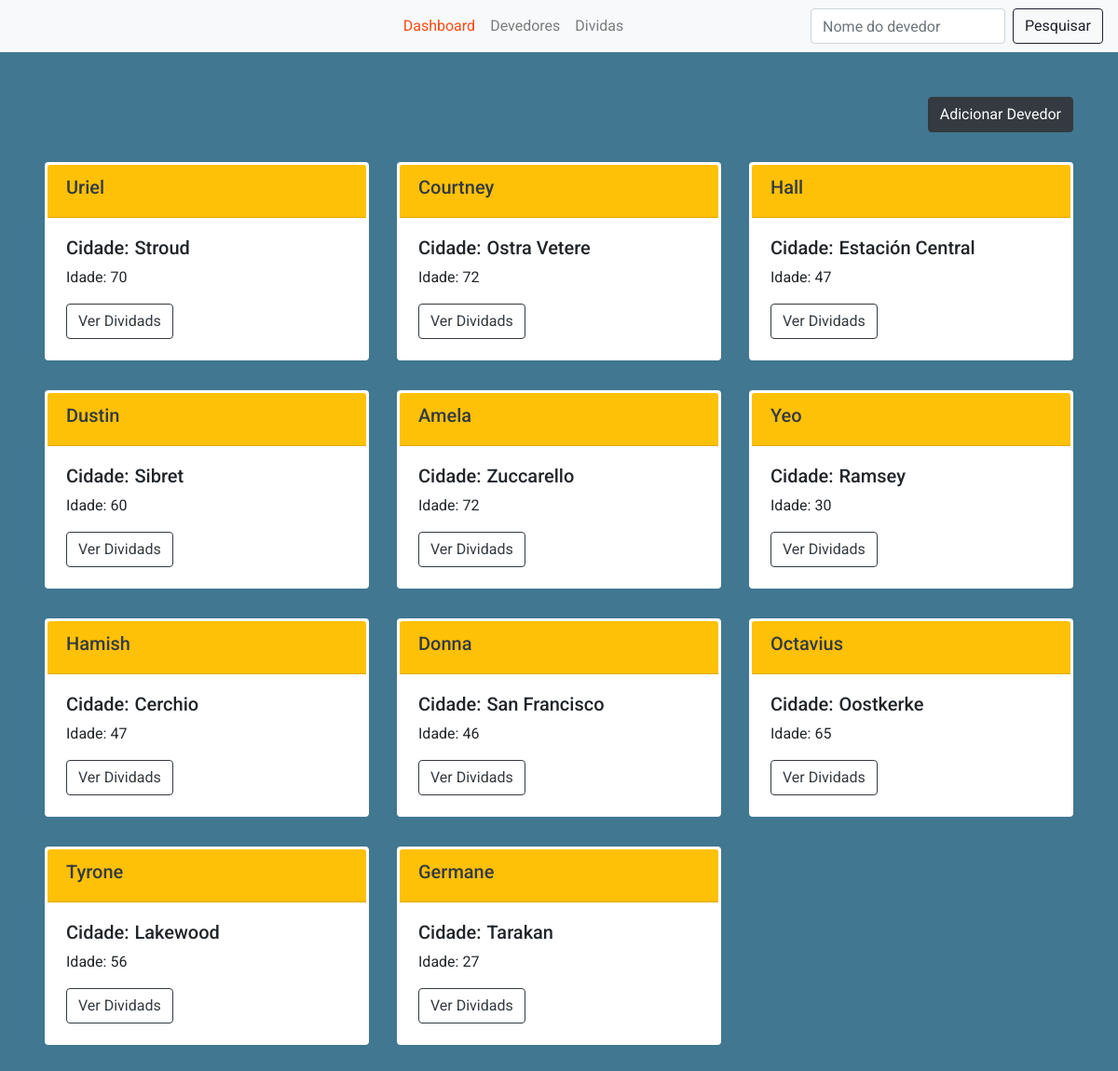
Screenshot of /devedores with the database file from the repository.
### tables this page shows
CREATE TABLE IF NOT EXISTS `devedores` (
  `cpf_cnpj` BIGINT(15) NOT NULL,
  `nome` VARCHAR(60) NOT NULL,
  `nascimento` DATE NOT NULL,
  `endereco` VARCHAR(200) NOT NULL,
  `cep` VARCHAR(10) NULL,
  `cidade` VARCHAR(45) NULL,
  PRIMARY KEY (`cpf_cnpj`));

### app/models/devedoresModel.php (called while the page is built, shortened)
<?php
class DevedoresModel{
    function index(){
        $DB = new Database();
        $conn = $DB->connection();
        $query = "SELECT nome, cpf_cnpj, nascimento, cidade FROM devedores";
        $stmt = $conn->prepare($query);
        try{
            $stmt->execute();
            return $stmt->fetchAll(PDO::FETCH_OBJ);
        }catch(PDOException $e){
            if(ENV == 'development'){
                echo $e->getMessage();
            }
            return null;
        }
    }
}

### app/controllers/devedoresController.php (called while the page is built, shortened)
<?php
class DevedoresController{
    public function all(){
        $devedores = new DevedoresModel();
        return $devedores->index();
    }
}

### app/views/devedores/index.php (the view, shortened to what this page needs)
<?php
require(BASE_PATH . '/app/views/template/header.php');
$ctrl = new DevedoresController();
if ($_SERVER['REQUEST_METHOD'] == 'POST') {
    if (isset($_POST['nome'])) {
        $devedores = $ctrl->search($_POST['nome']);
    }elseif(isset($_POST['adiciona'])){
        $resposta = $ctrl->save($_POST);
        $devedores = $ctrl->all();
    }
} else {
    $devedores = $ctrl->all();
}
?>
<div class="container-devedores">
    <div class="row mb-3">
        <div class="col-12 d-flex justify-content-end">
            <button type="button" class="btn btn-dark " data-toggle="modal" data-target="#modelId">
                Adicionar Devedor
            </button>
        </div>
    </div>
    <div class="row">
        <?php foreach ($devedores as $devedor) { ?>
            <div class="col-12 col-md-4 my-md-3 my-2">
                <div class="card">
                    <div class="card-header bg-warning">
                        <h5 class="text-dark"><?= $devedor->nome ?></h5>
                    </div>
                    <div class="card-body">
                        <h5 class="card-text">Cidade:<span><?= $devedor->cidade ?></span></h5>
                        <p class="card-text">Idade: <?php $d1 = new DateTime(date('Y-d-m'));
                                                    $d2 = new DateTime($devedor->nascimento);
                                                    echo $d1->diff($d2)->format('%y') ?> </p>
                        <form action="/devedores" method="post">
                            <button type="submit" name="view" class="btn btn-outline-dark">Ver Dividads</button>
                        </form>
                    </div>
                </div>
            </div>
        <?php } ?>
    </div>
</div>
<?php
require(BASE_PATH . '/app/views/template/footer.php');
?>

### index.php (shortened to what this page needs)
<?php
$request = $_SERVER['REQUEST_URI'];
switch ($request) {
    case '/devedores' :
        if($_SERVER['REQUEST_METHOD'] == "POST"){
            if(isset($_POST['pesquisa'])){
                require 'app/views/devedores/index.php';
            }
            elseif(isset($_POST['adiciona'])){
                require 'app/views/devedores/index.php';
            }
            elseif(isset($_POST['view'])){
                require 'app/views/devedores/view.php';
            }
            elseif(isset($_POST['deleta'])){
                require 'app/views/devedores/delete.php';
            }
            elseif(isset($_POST['atualiza'])){
                require 'app/views/devedores/update.php';
            }
            else{
                http_response_code(404);
                require '404.php';
                break;
            }
        }else{
            require 'app/views/devedores/index.php';
        }
        break;
}

### app/views/template/header.php (shortened to what this page needs)
<!doctype html>
<html lang="pt-br">
<head>
    <link rel="stylesheet" href="https://stackpath.bootstrapcdn.com/bootstrap/4.3.1/css/bootstrap.min.css">
    <link rel="stylesheet" href="assets/css/style.css">
</head>
<body>
    <nav class="navbar navbar-expand-lg navbar-light bg-light">
        <a class="navbar-brand" href="/">
        </a>
        <div class="collapse navbar-collapse" id="navbarSupportedContent">
            <ul class="navbar-nav mr-auto">
                <li class="nav-item active">
                    <a class="nav-link" href="/">Dashboard <span class="sr-only">(current)</span></a>
                </li>
                <li class="nav-item">
                    <a class="nav-link" href="/devedores">Devedores</a>
                </li>
                <li class="nav-item">
                    <a class="nav-link" href="/dividas">Dividas</a>
                </li>
            </ul>
            <form class="form-inline my-2 my-lg-0" method="POST" action="/devedores">
                <input class="form-control mr-sm-2" type="search" placeholder="Nome do devedor" aria-label="Search" name="nome">
                <button class="btn btn-outline-success my-2 my-sm-0" type="submit" name="pesquisa">Pesquisar</button>
            </form>
        </div>
    </nav>

### app/views/template/footer.php (shortened to what this page needs)
  </body>
</html>

### assets/css/style.css (style rules this page uses)
html, body { margin: 0; }
body { background: #417791; font-family: 'Roboto', sans-serif; }
.navbar ul { margin: 0 auto; }
.navbar ul li.active a { color: #ff4b14 !important; }
.navbar button { border-color: #1e2030 !important; color: #1e2030; }
.container-devedores { padding: 3rem; }
.container-devedores .card { border: 3px solid white; }
.container-devedores .card .card-header { color: white; }
.container-devedores .card .card-body h5 span { margin: 0 6px; }

### rows the page displays
devedores: nome "Uriel", cidade "Stroud", nascimento "70"
devedores: nome "Courtney", cidade "Ostra Vetere", nascimento "72"
devedores: nome "Hall", cidade "Estación Central", nascimento "47"
devedores: nome "Dustin", cidade "Sibret", nascimento "60"
devedores: nome "Amela", cidade "Zuccarello", nascimento "72"
devedores: nome "Yeo", cidade "Ramsey", nascimento "30"
devedores: nome "Hamish", cidade "Cerchio", nascimento "47"
devedores: nome "Donna", cidade "San Francisco", nascimento "46"
devedores: nome "Octavius", cidade "Oostkerke", nascimento "65"
devedores: nome "Tyrone", cidade "Lakewood", nascimento "56"
devedores: nome "Germane", cidade "Tarakan", nascimento "27"
